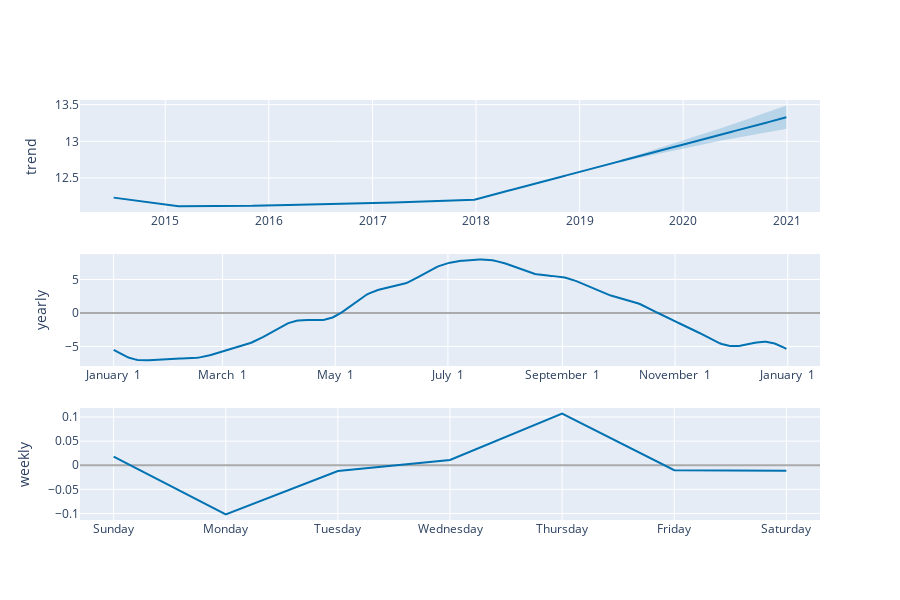

The code cell stored with this chart in its notebook:
### Code cell
plot_components_plotly(m, forecast)

### Figure 1 — Plotly figure (JSON) as saved in the notebook; plotly's stock layout.template omitted (floating-point values rounded to 4 significant figures; data arrays with more than 128 entries replaced by an {"elided": "..."} marker saying what was removed)
{"data": [{"line": {"color": "#0072B2", "width": 2}, "mode": "lines", "name": "trend", "type": "scatter", "x": {"elided": "2365 str values"}, "xaxis": "x", "y": {"elided": "2365 float values"}, "yaxis": "y"}, {"line": {"color": "rgba(0, 114, 178, 0.2)", "width": 0}, "mode": "lines", "name": "trend_upper", "type": "scatter", "x": {"elided": "2365 str values"}, "xaxis": "x", "y": {"elided": "2365 float values"}, "yaxis": "y"}, {"fill": "tonexty", "fillcolor": "rgba(0, 114, 178, 0.2)", "line": {"color": "rgba(0, 114, 178, 0.2)", "width": 0}, "mode": "lines", "name": "trend_lower", "type": "scatter", "x": {"elided": "2365 str values"}, "xaxis": "x", "y": {"elided": "2365 float values"}, "yaxis": "y"}, {"line": {"color": "#0072B2", "width": 2}, "mode": "lines", "name": "yearly", "type": "scatter", "x": {"elided": "365 str values"}, "xaxis": "x2", "y": {"elided": "365 float values"}, "yaxis": "y2"}, {"line": {"color": "#0072B2", "width": 2}, "mode": "lines", "name": "weekly", "type": "scatter", "x": ["2017-01-01T00:00:00", "2017-01-02T00:00:00", "2017-01-03T00:00:00", "2017-01-04T00:00:00", "2017-01-05T00:00:00", "2017-01-06T00:00:00", "2017-01-07T00:00:00"], "xaxis": "x3", "y": [0.01764, -0.1019, -0.01203, 0.0108, 0.107, -0.01016, -0.01133], "yaxis": "y3"}], "layout": {"height": 600, "showlegend": false, "width": 900, "xaxis": {"anchor": "y", "domain": [0, 1], "range": ["2014-03-06T09:36:00", "2021-04-27T14:24:00"], "type": "date"}, "xaxis2": {"anchor": "y2", "domain": [0, 1], "range": ["2016-12-13T18:54:02.958904115", "2018-01-18T11:04:57.863013581"], "tickformat": "%B %e", "type": "date"}, "xaxis3": {"anchor": "y3", "domain": [0, 1], "range": ["2016-12-31T16:48:00", "2017-01-07T07:12:00"], "tickformat": "%A", "type": "date"}, "yaxis": {"anchor": "x", "domain": [0.7333, 1], "rangemode": "normal", "title": {"text": "trend"}, "zerolinecolor": "#AAA"}, "yaxis2": {"anchor": "x2", "domain": [0.3667, 0.6333], "title": {"text": "yearly"}, "zerolinecolor": "#AAA"}, "yaxis3": {"anchor": "x3", "domain": [0, 0.2667], "title": {"text": "weekly"}, "zerolinecolor": "#AAA"}}}
